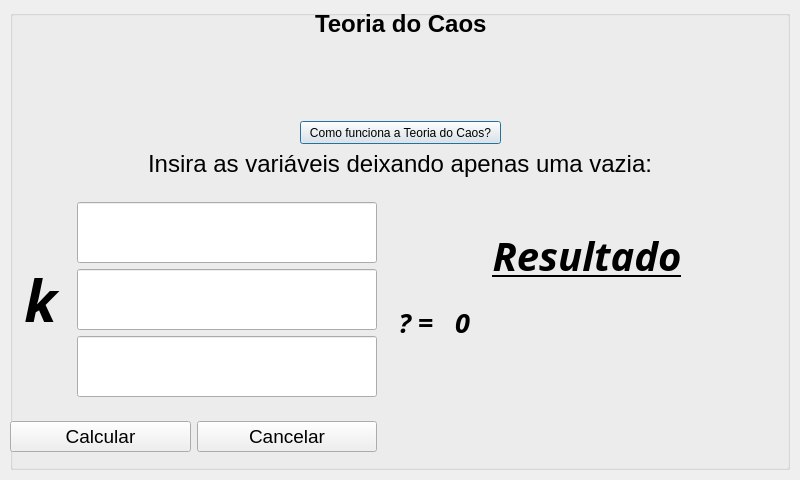
<?xml version="1.0" encoding="UTF-8"?>
<ui version="4.0">
 <class>telaCaos</class>
 <widget class="QDialog" name="telaCaos">
  <property name="geometry">
   <rect>
    <x>0</x>
    <y>0</y>
    <width>800</width>
    <height>480</height>
   </rect>
  </property>
  <property name="minimumSize">
   <size>
    <width>800</width>
    <height>480</height>
   </size>
  </property>
  <property name="maximumSize">
   <size>
    <width>800</width>
    <height>480</height>
   </size>
  </property>
  <property name="windowTitle">
   <string>Sistema de Resoluções de Equações - Teoria do Caos</string>
  </property>
  <property name="windowIcon">
   <iconset resource="fileRecourses.qrc">
    <normaloff>:/new/logo/images/logo.png</normaloff>:/new/logo/images/logo.png</iconset>
  </property>
  <widget class="QGroupBox" name="groupBox">
   <property name="geometry">
    <rect>
     <x>10</x>
     <y>10</y>
     <width>780</width>
     <height>460</height>
    </rect>
   </property>
   <property name="minimumSize">
    <size>
     <width>780</width>
     <height>460</height>
    </size>
   </property>
   <property name="maximumSize">
    <size>
     <width>780</width>
     <height>460</height>
    </size>
   </property>
   <property name="title">
    <string/>
   </property>
   <widget class="QWidget" name="layoutWidget">
    <property name="geometry">
     <rect>
      <x>0</x>
      <y>0</y>
      <width>781</width>
      <height>461</height>
     </rect>
    </property>
    <layout class="QVBoxLayout" name="verticalLayout_5">
     <property name="spacing">
      <number>6</number>
     </property>
     <item>
      <layout class="QVBoxLayout" name="verticalLayout_3">
       <item>
        <layout class="QHBoxLayout" name="horizontalLayout_3">
         <item>
          <spacer name="horizontalSpacer_4">
           <property name="orientation">
            <enum>Qt::Horizontal</enum>
           </property>
           <property name="sizeHint" stdset="0">
            <size>
             <width>40</width>
             <height>20</height>
            </size>
           </property>
          </spacer>
         </item>
         <item>
          <widget class="QLabel" name="titulo">
           <property name="font">
            <font>
             <family>Arial</family>
             <pointsize>18</pointsize>
             <weight>75</weight>
             <bold>true</bold>
            </font>
           </property>
           <property name="text">
            <string>Teoria do Caos</string>
           </property>
          </widget>
         </item>
         <item>
          <spacer name="horizontalSpacer_3">
           <property name="orientation">
            <enum>Qt::Horizontal</enum>
           </property>
           <property name="sizeHint" stdset="0">
            <size>
             <width>40</width>
             <height>20</height>
            </size>
           </property>
          </spacer>
         </item>
        </layout>
       </item>
       <item>
        <layout class="QHBoxLayout" name="horizontalLayout_4">
         <item>
          <spacer name="horizontalSpacer_6">
           <property name="orientation">
            <enum>Qt::Horizontal</enum>
           </property>
           <property name="sizeHint" stdset="0">
            <size>
             <width>40</width>
             <height>20</height>
            </size>
           </property>
          </spacer>
         </item>
         <item>
          <layout class="QVBoxLayout" name="verticalLayout_2">
           <item>
            <widget class="QLabel" name="formulaPitagoras">
             <property name="minimumSize">
              <size>
               <width>371</width>
               <height>71</height>
              </size>
             </property>
             <property name="maximumSize">
              <size>
               <width>371</width>
               <height>71</height>
              </size>
             </property>
             <property name="text">
              <string/>
             </property>
             <property name="pixmap">
              <pixmap resource="fileRecourses.qrc">:/new/formulas/images/04.PNG</pixmap>
             </property>
             <property name="scaledContents">
              <bool>true</bool>
             </property>
             <property name="alignment">
              <set>Qt::AlignCenter</set>
             </property>
            </widget>
           </item>
           <item>
            <layout class="QHBoxLayout" name="horizontalLayout">
             <item>
              <spacer name="horizontalSpacer_2">
               <property name="orientation">
                <enum>Qt::Horizontal</enum>
               </property>
               <property name="sizeHint" stdset="0">
                <size>
                 <width>40</width>
                 <height>20</height>
                </size>
               </property>
              </spacer>
             </item>
             <item>
              <widget class="QPushButton" name="btnSite">
               <property name="minimumSize">
                <size>
                 <width>201</width>
                 <height>23</height>
                </size>
               </property>
               <property name="maximumSize">
                <size>
                 <width>201</width>
                 <height>23</height>
                </size>
               </property>
               <property name="layoutDirection">
                <enum>Qt::LeftToRight</enum>
               </property>
               <property name="text">
                <string>Como funciona a Teoria do Caos?</string>
               </property>
               <property name="default">
                <bool>false</bool>
               </property>
              </widget>
             </item>
             <item>
              <spacer name="horizontalSpacer">
               <property name="orientation">
                <enum>Qt::Horizontal</enum>
               </property>
               <property name="sizeHint" stdset="0">
                <size>
                 <width>40</width>
                 <height>20</height>
                </size>
               </property>
              </spacer>
             </item>
            </layout>
           </item>
          </layout>
         </item>
         <item>
          <spacer name="horizontalSpacer_5">
           <property name="orientation">
            <enum>Qt::Horizontal</enum>
           </property>
           <property name="sizeHint" stdset="0">
            <size>
             <width>40</width>
             <height>20</height>
            </size>
           </property>
          </spacer>
         </item>
        </layout>
       </item>
       <item>
        <layout class="QHBoxLayout" name="horizontalLayout_5">
         <item>
          <spacer name="horizontalSpacer_8">
           <property name="orientation">
            <enum>Qt::Horizontal</enum>
           </property>
           <property name="sizeHint" stdset="0">
            <size>
             <width>40</width>
             <height>20</height>
            </size>
           </property>
          </spacer>
         </item>
         <item>
          <widget class="QLabel" name="descricao">
           <property name="font">
            <font>
             <pointsize>18</pointsize>
            </font>
           </property>
           <property name="text">
            <string>Insira as variáveis deixando apenas uma vazia:</string>
           </property>
          </widget>
         </item>
         <item>
          <spacer name="horizontalSpacer_7">
           <property name="orientation">
            <enum>Qt::Horizontal</enum>
           </property>
           <property name="sizeHint" stdset="0">
            <size>
             <width>40</width>
             <height>20</height>
            </size>
           </property>
          </spacer>
         </item>
        </layout>
       </item>
      </layout>
     </item>
     <item>
      <layout class="QHBoxLayout" name="horizontalLayout_6">
       <item>
        <layout class="QVBoxLayout" name="LayoutVariaveis">
         <item>
          <layout class="QVBoxLayout" name="verticalLayout">
           <item>
            <layout class="QHBoxLayout" name="A">
             <item>
              <widget class="QLabel" name="labelA">
               <property name="minimumSize">
                <size>
                 <width>61</width>
                 <height>61</height>
                </size>
               </property>
               <property name="maximumSize">
                <size>
                 <width>61</width>
                 <height>61</height>
                </size>
               </property>
               <property name="font">
                <font>
                 <family>Adobe Devanagari</family>
                 <pointsize>43</pointsize>
                 <weight>75</weight>
                 <italic>true</italic>
                 <bold>true</bold>
                </font>
               </property>
               <property name="text">
                <string/>
               </property>
               <property name="pixmap">
                <pixmap resource="fileRecourses.qrc">:/new/variaveis/images/xNew.png</pixmap>
               </property>
               <property name="scaledContents">
                <bool>true</bool>
               </property>
               <property name="alignment">
                <set>Qt::AlignCenter</set>
               </property>
              </widget>
             </item>
             <item>
              <widget class="QLineEdit" name="variavelXNew">
               <property name="minimumSize">
                <size>
                 <width>300</width>
                 <height>61</height>
                </size>
               </property>
               <property name="maximumSize">
                <size>
                 <width>300</width>
                 <height>61</height>
                </size>
               </property>
               <property name="font">
                <font>
                 <family>Adobe Devanagari</family>
                 <pointsize>28</pointsize>
                 <weight>75</weight>
                 <italic>true</italic>
                 <bold>true</bold>
                </font>
               </property>
               <property name="inputMask">
                <string/>
               </property>
               <property name="text">
                <string/>
               </property>
               <property name="alignment">
                <set>Qt::AlignCenter</set>
               </property>
              </widget>
             </item>
            </layout>
           </item>
           <item>
            <layout class="QHBoxLayout" name="B">
             <item>
              <widget class="QLabel" name="labelB">
               <property name="minimumSize">
                <size>
                 <width>61</width>
                 <height>61</height>
                </size>
               </property>
               <property name="maximumSize">
                <size>
                 <width>61</width>
                 <height>61</height>
                </size>
               </property>
               <property name="font">
                <font>
                 <family>Adobe Devanagari</family>
                 <pointsize>43</pointsize>
                 <weight>75</weight>
                 <italic>true</italic>
                 <bold>true</bold>
                </font>
               </property>
               <property name="text">
                <string>k</string>
               </property>
               <property name="alignment">
                <set>Qt::AlignCenter</set>
               </property>
              </widget>
             </item>
             <item>
              <widget class="QLineEdit" name="variavelK">
               <property name="minimumSize">
                <size>
                 <width>300</width>
                 <height>61</height>
                </size>
               </property>
               <property name="maximumSize">
                <size>
                 <width>300</width>
                 <height>61</height>
                </size>
               </property>
               <property name="font">
                <font>
                 <family>Adobe Devanagari</family>
                 <pointsize>28</pointsize>
                 <weight>75</weight>
                 <italic>true</italic>
                 <bold>true</bold>
                </font>
               </property>
               <property name="text">
                <string/>
               </property>
               <property name="alignment">
                <set>Qt::AlignCenter</set>
               </property>
              </widget>
             </item>
            </layout>
           </item>
           <item>
            <layout class="QHBoxLayout" name="C">
             <item>
              <widget class="QLabel" name="labelC">
               <property name="minimumSize">
                <size>
                 <width>61</width>
                 <height>61</height>
                </size>
               </property>
               <property name="maximumSize">
                <size>
                 <width>61</width>
                 <height>61</height>
                </size>
               </property>
               <property name="font">
                <font>
                 <family>Adobe Devanagari</family>
                 <pointsize>43</pointsize>
                 <weight>75</weight>
                 <italic>true</italic>
                 <bold>true</bold>
                </font>
               </property>
               <property name="text">
                <string/>
               </property>
               <property name="pixmap">
                <pixmap resource="fileRecourses.qrc">:/new/variaveis/images/xOld.png</pixmap>
               </property>
               <property name="scaledContents">
                <bool>true</bool>
               </property>
               <property name="alignment">
                <set>Qt::AlignCenter</set>
               </property>
              </widget>
             </item>
             <item>
              <widget class="QLineEdit" name="variavelXOld">
               <property name="minimumSize">
                <size>
                 <width>300</width>
                 <height>61</height>
                </size>
               </property>
               <property name="maximumSize">
                <size>
                 <width>300</width>
                 <height>61</height>
                </size>
               </property>
               <property name="font">
                <font>
                 <family>Adobe Devanagari</family>
                 <pointsize>28</pointsize>
                 <weight>75</weight>
                 <italic>true</italic>
                 <bold>true</bold>
                </font>
               </property>
               <property name="layoutDirection">
                <enum>Qt::LeftToRight</enum>
               </property>
               <property name="text">
                <string/>
               </property>
               <property name="alignment">
                <set>Qt::AlignCenter</set>
               </property>
              </widget>
             </item>
            </layout>
           </item>
          </layout>
         </item>
         <item>
          <layout class="QHBoxLayout" name="horizontalLayout_2">
           <item>
            <widget class="QPushButton" name="btnCalculate">
             <property name="font">
              <font>
               <pointsize>14</pointsize>
              </font>
             </property>
             <property name="text">
              <string>Calcular</string>
             </property>
            </widget>
           </item>
           <item>
            <widget class="QPushButton" name="btnCancelar">
             <property name="font">
              <font>
               <pointsize>14</pointsize>
              </font>
             </property>
             <property name="text">
              <string>Cancelar</string>
             </property>
            </widget>
           </item>
          </layout>
         </item>
        </layout>
       </item>
       <item>
        <layout class="QVBoxLayout" name="verticalLayout_4">
         <item>
          <spacer name="verticalSpacer_2">
           <property name="orientation">
            <enum>Qt::Vertical</enum>
           </property>
           <property name="sizeHint" stdset="0">
            <size>
             <width>20</width>
             <height>40</height>
            </size>
           </property>
          </spacer>
         </item>
         <item>
          <layout class="QVBoxLayout" name="LayoutResposta">
           <item>
            <widget class="QLabel" name="titleResultado">
             <property name="font">
              <font>
               <family>Adobe Devanagari</family>
               <pointsize>30</pointsize>
               <weight>75</weight>
               <italic>true</italic>
               <bold>true</bold>
               <underline>true</underline>
              </font>
             </property>
             <property name="text">
              <string>Resultado</string>
             </property>
             <property name="alignment">
              <set>Qt::AlignCenter</set>
             </property>
            </widget>
           </item>
           <item>
            <layout class="QHBoxLayout" name="horizontalLayout_7">
             <item>
              <widget class="QLabel" name="variavelResp1">
               <property name="minimumSize">
                <size>
                 <width>66</width>
                 <height>66</height>
                </size>
               </property>
               <property name="maximumSize">
                <size>
                 <width>66</width>
                 <height>66</height>
                </size>
               </property>
               <property name="font">
                <font>
                 <family>Adobe Devanagari</family>
                 <pointsize>20</pointsize>
                 <weight>75</weight>
                 <italic>true</italic>
                 <bold>true</bold>
                </font>
               </property>
               <property name="text">
                <string>? =</string>
               </property>
               <property name="alignment">
                <set>Qt::AlignCenter</set>
               </property>
              </widget>
             </item>
             <item>
              <widget class="QLabel" name="Resp1">
               <property name="minimumSize">
                <size>
                 <width>550</width>
                 <height>66</height>
                </size>
               </property>
               <property name="maximumSize">
                <size>
                 <width>550</width>
                 <height>66</height>
                </size>
               </property>
               <property name="font">
                <font>
                 <family>Adobe Devanagari</family>
                 <pointsize>20</pointsize>
                 <weight>75</weight>
                 <italic>true</italic>
                 <bold>true</bold>
                </font>
               </property>
               <property name="text">
                <string>0</string>
               </property>
               <property name="scaledContents">
                <bool>true</bool>
               </property>
               <property name="alignment">
                <set>Qt::AlignLeading|Qt::AlignLeft|Qt::AlignVCenter</set>
               </property>
              </widget>
             </item>
            </layout>
           </item>
           <item>
            <layout class="QHBoxLayout" name="respLayout">
             <item>
              <widget class="QLabel" name="variavelResp2">
               <property name="minimumSize">
                <size>
                 <width>66</width>
                 <height>66</height>
                </size>
               </property>
               <property name="maximumSize">
                <size>
                 <width>66</width>
                 <height>66</height>
                </size>
               </property>
               <property name="font">
                <font>
                 <family>Adobe Devanagari</family>
                 <pointsize>20</pointsize>
                 <weight>75</weight>
                 <italic>true</italic>
                 <bold>true</bold>
                </font>
               </property>
               <property name="text">
                <string/>
               </property>
               <property name="alignment">
                <set>Qt::AlignCenter</set>
               </property>
              </widget>
             </item>
             <item>
              <widget class="QLabel" name="Resp2">
               <property name="minimumSize">
                <size>
                 <width>550</width>
                 <height>66</height>
                </size>
               </property>
               <property name="maximumSize">
                <size>
                 <width>550</width>
                 <height>66</height>
                </size>
               </property>
               <property name="font">
                <font>
                 <family>Adobe Devanagari</family>
                 <pointsize>20</pointsize>
                 <weight>75</weight>
                 <italic>true</italic>
                 <bold>true</bold>
                </font>
               </property>
               <property name="text">
                <string/>
               </property>
               <property name="scaledContents">
                <bool>true</bool>
               </property>
              </widget>
             </item>
            </layout>
           </item>
          </layout>
         </item>
         <item>
          <spacer name="verticalSpacer">
           <property name="orientation">
            <enum>Qt::Vertical</enum>
           </property>
           <property name="sizeHint" stdset="0">
            <size>
             <width>20</width>
             <height>40</height>
            </size>
           </property>
          </spacer>
         </item>
        </layout>
       </item>
      </layout>
     </item>
    </layout>
   </widget>
  </widget>
 </widget>
 <resources>
  <include location="fileRecourses.qrc"/>
 </resources>
 <connections/>
</ui>
